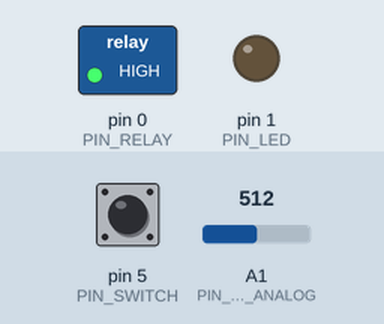
Bench run of a sketch on a simulated Arduino Uno, built with avr-gcc and run on an emulated ATmega328P. Parts: switched loads named in the sketch (green lamp = pin HIGH), output pins drawn as LEDs (lit = HIGH). Dashed ring = blinking. Inputs (shaded band) come from the test bench; at power-on: A1 (PIN_AUDIO_ANALOG) = 512, pin 5 (PIN_SWITCH) LOW.

Above: at 1.2 s.
1.3 s: A1 (PIN_AUDIO_ANALOG) set to 23
2.8 s: A1 (PIN_AUDIO_ANALOG) set to 18
At 3.05 s:
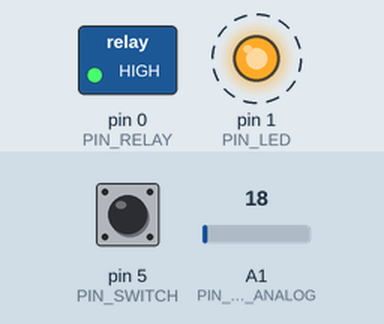
4.7 s: pin 5 (PIN_SWITCH) pulled HIGH for 0.15 s
At 5.8 s:
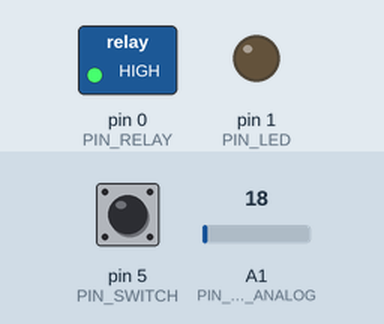
Timing chart, 0 to 7.7 s (numbered marks = the images above; inputs shaded):
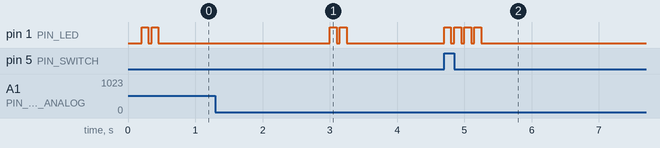

Measured:
- the behaviour switches between 21 and 20 on A1 (PIN_AUDIO_ANALOG) (found by bisection; images 0 and 1)
- after the input at 1.3 s, every drawn part: stays the same
- after the input at 2.8 s, pin 1 (PIN_LED): alternates HIGH for 0.10 s and LOW for 0.05 s, 4 changes in all, then stays LOW, starting after 0.20 s
- after the input at 4.7 s, pin 1 (PIN_LED): alternates HIGH for 0.10 s and LOW for 0.05 s, 8 changes in all, then stays LOW, starting at once
- by itself, pin 1 (PIN_LED): alternates HIGH for 0.10 s and LOW for 0.05 s, 4 changes in all, then stays LOW

The sketch:

watchdog.ino
```cpp
#define MA_DURATION 1800000  //30 mins
#define MA_DURATION_WHEN_RESET 120000  //2 min
#define ALARM_THRESHOLD 10000  //10 seconds

#define ON_DURATION_THRESHOLD  100
#define OFF_DURATION_THRESHOLD 200
#define CHANGE_DURATION_THRESHOLD 200
#define OFF_FAILSAFE_DURATION_THRESHOLD 4000 //4 seconds
#define PIN_LED 1
#define PIN_AUDIO_PHYSICAL 2
#define PIN_AUDIO_ANALOG 1  //physical pin = 2
#define PIN_RELAY 0
#define PIN_SWITCH 5

void onMonitorAlarm();
void onReset();
void showEvent(int);

unsigned long ma_duration_end = 0;
unsigned short ma_state = 0;

short sound_on = 0;
short sound_changed = 0;
unsigned long current_stamp = 0;
unsigned long first_detected = 0;
unsigned long last_detected = 0;
unsigned long last_decision = 0;
unsigned long ma_monitor_tick = 0;

short is_detected = 0;


// the setup routine runs once when you press reset:
void setup() {
  // initialize the digital pin as an output.
  pinMode(PIN_LED, OUTPUT); //LED on Model B
  pinMode(PIN_AUDIO_PHYSICAL, INPUT);
  pinMode(PIN_RELAY, OUTPUT);
  pinMode(PIN_SWITCH, INPUT);  //digital

  digitalWrite(PIN_RELAY, HIGH);

  //start with MA mode
  ma_duration_end =  millis() + MA_DURATION_WHEN_RESET;
  ma_monitor_tick = 0;
  ma_state = 1;
}

// the loop routine runs over and over again forever:
void loop() {
  current_stamp = millis();
  is_detected = (analogRead(PIN_AUDIO_ANALOG) * (5/1023.0)) > 0.1;
  if(is_detected){
    if(first_detected == 0){
      first_detected = current_stamp;
    }
    last_detected = current_stamp;
  }
  sound_changed = 0;

  if((current_stamp - last_decision) < CHANGE_DURATION_THRESHOLD){
    return;
  }

  if((last_detected - first_detected) > ON_DURATION_THRESHOLD && first_detected != 0){
      sound_changed = sound_on != 1;
      sound_on = 1;

  }
  if((current_stamp - last_detected) > OFF_DURATION_THRESHOLD /*||
           current_stamp - last_decision > OFF_FAILSAFE_DURATION_THRESHOLD*/) {
      sound_changed = sound_on != 0;
      sound_on = 0;
  }


  if(sound_changed){
      first_detected = 0;
      last_decision = current_stamp;
      /*if(sound_on){
          digitalWrite(PIN_LED, HIGH);
      }else{
          digitalWrite(PIN_LED, LOW);
      }*/
      if(ma_state){
        ma_monitor_tick ++;
      }

      showEvent(ma_state ? 2 : 1);

  }

  if(digitalRead(PIN_SWITCH) == HIGH){
    if((ma_duration_end - current_stamp) < MA_DURATION * 0.1){
      ma_duration_end =  current_stamp + MA_DURATION;
      ma_monitor_tick = 0;
      showEvent(4);
    }
  }

  if(ma_monitor_tick > 5){
    ma_duration_end = 0;
  }

  ma_state = (ma_duration_end > current_stamp) ? 1 : 0;

  if((current_stamp - last_decision) > ALARM_THRESHOLD){
    onMonitorAlarm();
  }
}


void onMonitorAlarm(){
  if(ma_state){
    //ignore
  }else{
    onReset();
  }
}

void onReset(){
  showEvent(10);
  ma_duration_end = current_stamp + MA_DURATION_WHEN_RESET;
  digitalWrite(PIN_RELAY, LOW);
  delay(2000);
  digitalWrite(PIN_RELAY, HIGH);
  last_decision = current_stamp;
  ma_monitor_tick = 0;
}

void showEvent(int times){
  for(int i = 0; i < times; i++){
      digitalWrite(PIN_LED, HIGH);
      delay(100);
      digitalWrite(PIN_LED, LOW);
      delay(50);
  }
}
```
